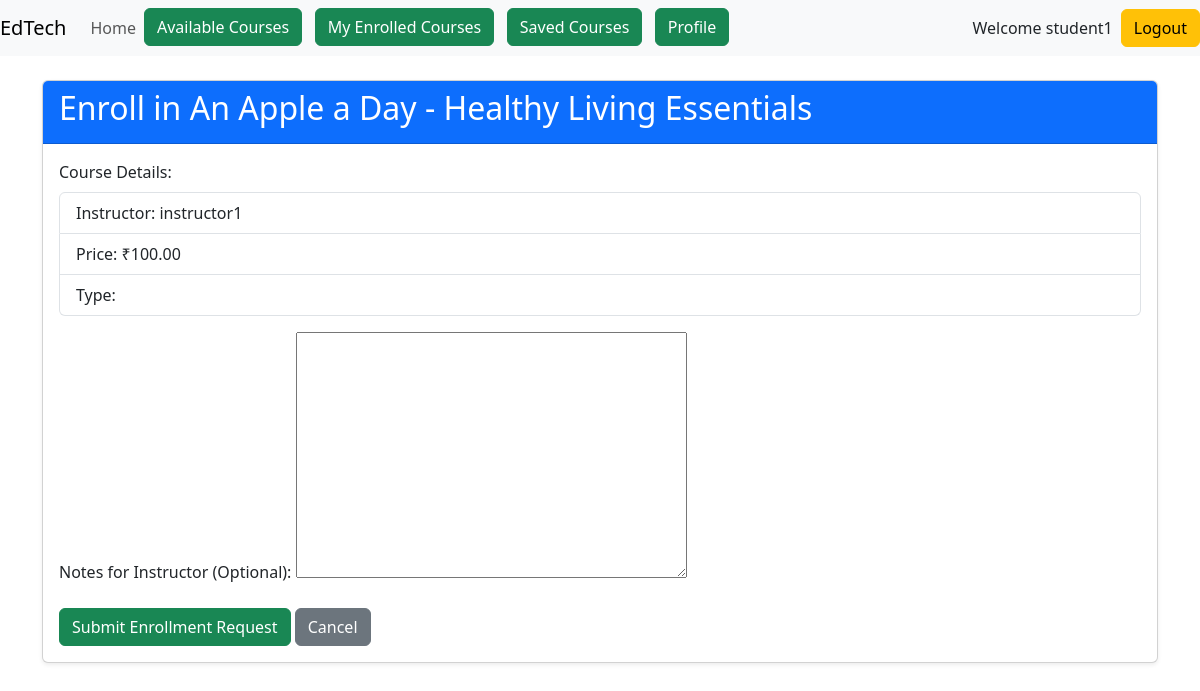
/courses/2/enroll/ (signed in), run on the app's committed database.
### accounts/models.py (models this page shows, shortened)
class User(AbstractUser):
    name = models.CharField(max_length=70, default='name')
    contact = models.CharField(max_length=13)
    user_type = models.CharField(
        max_length=1,
        choices=(
            ('I', "Instructor"),
            ('S', "Student"),
        ),
    )

### courses/models.py (models this page shows, shortened)
class Course(models.Model):
    instructor = models.ForeignKey(User, on_delete=models.CASCADE)
    title = models.CharField(max_length=200)
    description = models.TextField()
    category = models.CharField(max_length=100)
    price = models.DecimalField(max_digits=10, decimal_places=2)
    start_date = models.DateField()
    end_date = models.DateField()
    created_at = models.DateTimeField(auto_now_add=True)
    image = models.ImageField(upload_to='course_images/', blank=True, null=True)

### courses/views.py (the view)
# urls.py: path('<int:course_id>/enroll/', views.enroll_course, name='enroll_course'),
@login_required
def enroll_course(request, course_id):
    if not is_student(request.user):
        messages.error(request, "Only students can enroll in courses.")
        return redirect('home')
    course = get_object_or_404(Course, id=course_id)
    existing_enrollment = Enrollment.objects.filter(student=request.user, course=course).first()
    if existing_enrollment:
        messages.warning(request, "You have already applied for this course!")
        return redirect('course_detail', course_id=course_id)
    if request.method == 'POST':
        form = EnrollmentForm(request.POST)
        if form.is_valid():
            enrollment = form.save(commit=False)
            enrollment.student = request.user
            enrollment.course = course
            enrollment.save()
            messages.success(request, "Your enrollment request has been submitted!")
            return redirect('course_detail', course_id=course.id)
        else:
            messages.error(request, "Error submitting enrollment. Please check the form.")
    else:
        form = EnrollmentForm()
    return render(request, 'courses/enroll_course.html', {'course': course, 'form': form})

### courses/forms.py
class EnrollmentForm(ModelForm):
    class Meta:
        model = Enrollment
        fields = ['notes']

### courses/views.py (called while the page is built)
def is_student(user):
    return user.is_authenticated and user.user_type == 'S'

### courses/templates/courses/enroll_course.html (shortened to what this page needs)
{% extends 'base.html' %}
{% block main %}
<div class="container mt-4">
    <div class="card shadow-sm">
        <div class="card-header bg-primary text-white">
            <h2>Enroll in {{ course.title }}</h2>
        </div>
        <div class="card-body">
            <form method="post">
                <div class="mb-3">
                    <label class="form-label">Course Details:</label>
                    <ul class="list-group mb-3">
                        <li class="list-group-item">Instructor: {{ course.instructor.username }}</li>
                        <li class="list-group-item">Price: ₹{{ course.price }}</li>
                        <li class="list-group-item">Type: {{ course.course_type }}</li>
                    </ul>
                </div>
                <div class="mb-3">
                    <label for="{{ form.notes.id_for_label }}" class="form-label">Notes for Instructor (Optional):</label>
                    {{ form.notes }}
                </div>
                <button type="submit" class="btn btn-success">Submit Enrollment Request</button>
                <a href="{% url 'course_detail' course.id %}" class="btn btn-secondary">Cancel</a>
            </form>
        </div>
    </div>
</div>
{% endblock %}

### templates/base.html (shortened to what this page needs)
<!doctype html>
<html lang="en">
    <head>
        <link
            href="https://cdn.jsdelivr.net/npm/bootstrap@5.3.2/dist/css/bootstrap.min.css"
            rel="stylesheet"
        />
    </head>
    <body>
        <header>
             <nav class="navbar navbar-expand-md navbar-light bg-light">
                <a class="navbar-brand" href="{% url 'home' %}">EdTech</a>
                <div class="collapse navbar-collapse" id="collapsibleNavId">
                    <ul class="navbar-nav mr-auto mt-2 mt-lg-0">
                        <li class="nav-item active">
                            <a class="nav-link" href="{% url "home" %}">Home </a>
                        </li>
                        {% if request.user.is_authenticated %}
                            {% if request.user.user_type == 'I' %}
                                <li class="nav-item">
                                     <a class="btn btn-success" href="{% url 'course_create'%}"> Post Course </a>
                                </li>
                                &nbsp;
                                &nbsp;
                                <li class="nav-item">
                                    <a class="btn btn-success" href="{% url 'my_courses' %}"> My Courses </a>
                                </li>
                            {% elif request.user.user_type == 'S' %}
                                <li class="nav-item">
                                 <a class="btn btn-success" href="{% url 'course_list'%}"> Available Courses </a>
                                </li>
                                <li class="nav-item">
                                    <a class="btn btn-success" href="{% url 'my_enrolled_courses'%}"> My Enrolled Courses </a>
                                </li>
                                <li class="nav-item">
                                    <a class="btn btn-success" href="{% url 'saved_courses' %}"> Saved Courses </a>
                                </li>
                            {% endif %}
                            <li class="nav-item">
                                <a class="btn btn-success" href="{% url 'profile_details' %}"> Profile </a>
                            </li>
                        {% endif %}
                    </ul>
                </div>
                <ul class="navbar-nav ml-auto mt-2 mt-lg-0">
                    {% if not request.user.is_authenticated %}
                        <li class="nav-item" style="list-style-type:none;">
                             <a class="btn btn-success" href="{% url 'login'%}"> Login </a>
                        </li>
                        &nbsp;
                        &nbsp;
                        <li class="nav-item" style="list-style-type:none;">
                            <a class="btn btn-success" href="{% url 'register'%}"> Register </a>
                        </li>
                    {% else %}
                        <p class="my-auto me-2"> Welcome {{request.user.username}}</p>
                        <a class="btn btn-warning" href="{% url "logout" %}">Logout</a>
                    {% endif %}
                </ul>
             </nav>
        </header>
        <main>
            {% block main %}
            {% endblock main %}
        </main>
    </body>
</html>

### data on the page
User: user.username "student1"
Course: title "An Apple a Day - Healthy Living Essentials", instructor.username "instructor1", price "100.00"
